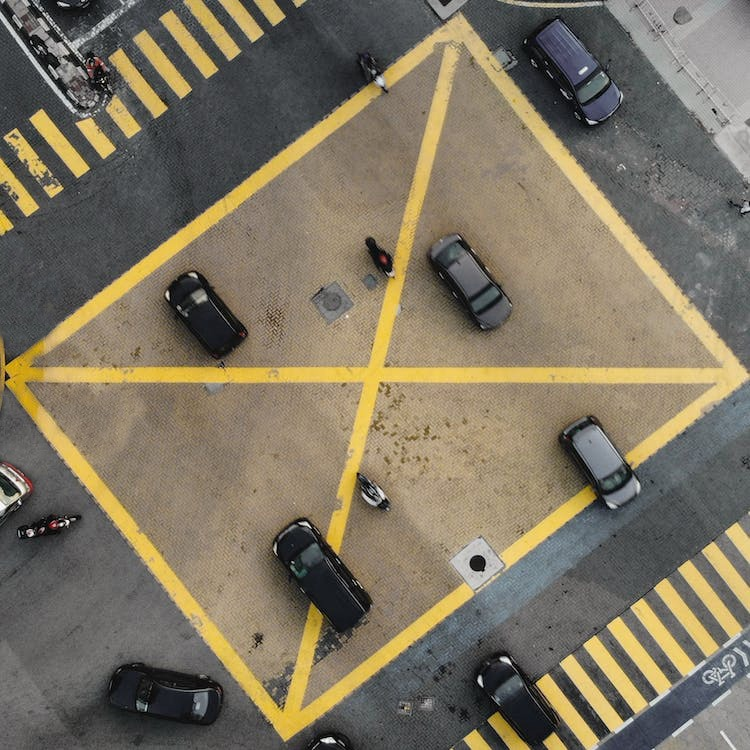
#> input picture imagenes y videos/Imagen de los coches (editado).jpeg, 750 x 750 px
$ jupyter execute contar_coches.ipynb
#> lines starting #> are read from the running program, lines starting #| are printed output that depends on the picture; after the words box and inside, x2 and y2 are one past the last pixel; in counts of white or black regions, pixels touching at a corner belong together
_________________________________________________________________________________________________________________________________________________________________________________________________________________________________________

### Rogelio Ceballos Castillo 74823
### Gerardo Yael Olvera Gomez 75341

___________________________________________________________________________________________________________________________________________________________________________________________________________________________________________

# Conteo vehicular a través de técnicas clásicas con una imagen y un video

## Proceso para la imagen

### Importaciones

[cell 1]
import numpy as np
import cv2
import matplotlib.pyplot as plt

### KERNEL

[cell 2]
# Tamaño del kernel (asegúrate de que sea un número impar para que tenga un centro)
tamaño_kernel = 5

# Crear una matriz de ceros del tamaño especificado
kernel = np.zeros((tamaño_kernel, tamaño_kernel), dtype=np.uint8)

# Calcular el centro del kernel
centro_x, centro_y = tamaño_kernel // 2, tamaño_kernel // 2

# Calcular el radio del círculo
radio = tamaño_kernel // 2

# Generar un círculo en el kernel
y, x = np.ogrid[-centro_x:tamaño_kernel - centro_x, -centro_y:tamaño_kernel - centro_y]
mascara = x**2 + y**2 <= radio**2
kernel[mascara] = 1

#Imprimir el kernel
print(kernel)

### Canales de la imagen

[cell 3]
# Cargar la imagen
image_ = cv2.imread('./imagenes y videos/Imagen de los coches (editado).jpeg')
#> image_ is the input picture: shape (750, 750, 3); mean B, G, R 97.8, 116.9, 125.9

# Convertir la imagen a escala de grises
imagen_rgb = cv2.cvtColor(image_, cv2.COLOR_BGR2RGB)

img_R = imagen_rgb.copy()#|
img_G = imagen_rgb.copy()#|se crean copias del frame con formato RGB(frame_rgb) para trabajar con los canales:R (rojo), G (verde) y B (azul).
img_B = imagen_rgb.copy()#|

    # Aislar el canal R
img_R[:, :, 1] = 0  # G  |
img_R[:, :, 2] = 0  # B  |Separa el canal rojo (R) en "img_R" al establecer a cero los valores de los canales verde (G) y azul (B) en toda la imagen.

    # Aislar el canal G
img_G[:, :, 0] = 0  # R  |
img_G[:, :, 2] = 0  # B  |Separa el canal verde (G) en "img_G" al establecer a cero los valores de los canales rojo (R) y azul (B) en toda la imagen.
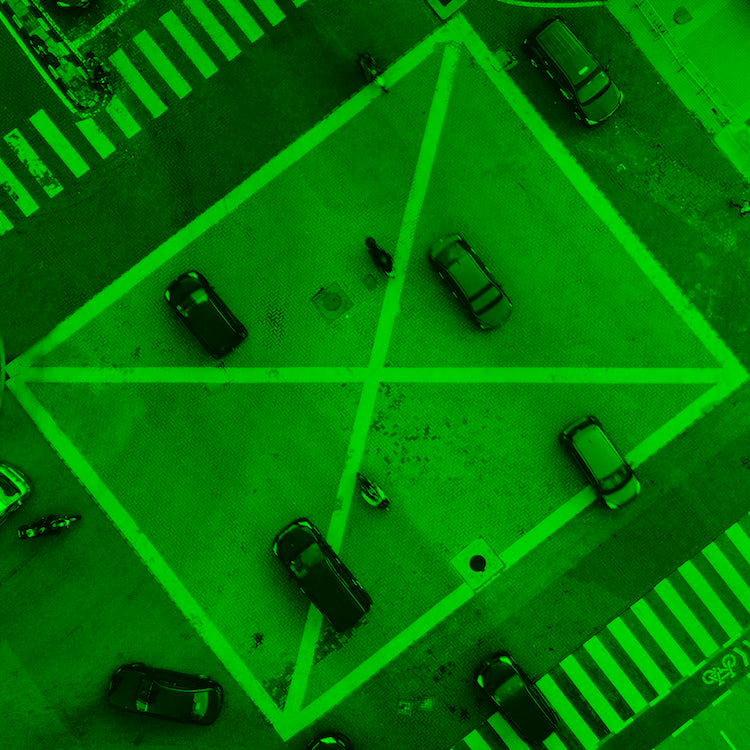
#> img_G: shape (750, 750, 3); mean R, G, B 0, 116.9, 0

    # Aislar el canal B
img_B[:, :, 0] = 0  # R  |
img_B[:, :, 1] = 0  # G  |Separa el canal azul (B) en "img_B" al establecer a cero los valores de los canales rojo (R) y verde (G) en toda la imagen.
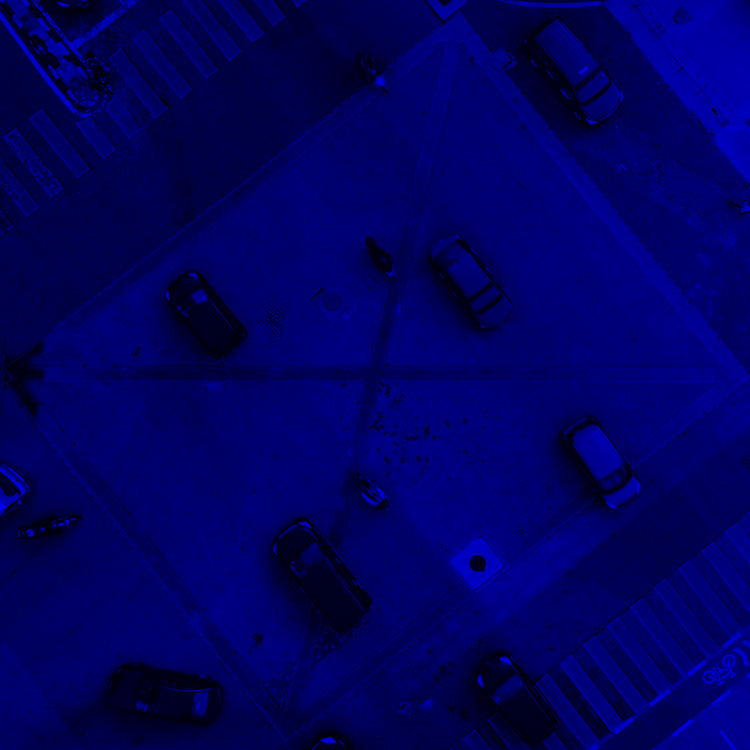
#> img_B: shape (750, 750, 3); mean R, G, B 0, 0, 97.8


 # Visualizar las imágenes
fig, ax = plt.subplots(1, 4, figsize=(20, 5))#Se Crea una figura con matplotlib con cuatro subtramas (cuatro imágenes en una fila) y establece el tamaño de la figura con figsize.

ax[0].imshow(imagen_rgb)               #|
ax[0].set_title("Imagen")#|Configura la primera subtrama para mostrar la imagen con formato RGB.
ax[0].axis('off')                    #|

ax[1].imshow(img_R)          #|
ax[1].set_title("Canal Rojo")#|Configura la segunda subtrama para mostrar la imagen "img_R"(imagen en canal rojo), establece un título que incluye el número de frame y elimina los ejes (axis).
ax[1].axis('off')            #|

ax[2].imshow(img_G)           #|
ax[2].set_title("Canal Verde")#|Configura la tercera subtrama para mostrar la imagen "img_G"(imagen en canal verde), establece un título que incluye el número de frame y elimina los ejes (axis).
ax[2].axis('off')             #|

ax[3].imshow(img_B)          #|
ax[3].set_title("Canal Azul")#|Configura la segunda subtrama para mostrar la imagen "img_B"(imagen en canal azul), establece un título que incluye el número de frame y elimina los ejes (axis).
ax[3].axis('off')            #|


plt.show()#muestra la figura con las 4 subtramas que son las establecidas en este caso.

### Histograma del canal verde de la imagen

[cell 4]
imagen_gris = cv2.cvtColor(img_G, cv2.COLOR_BGR2GRAY)# la imagen en la escala verde(img_G) se pasa a escala de grises.
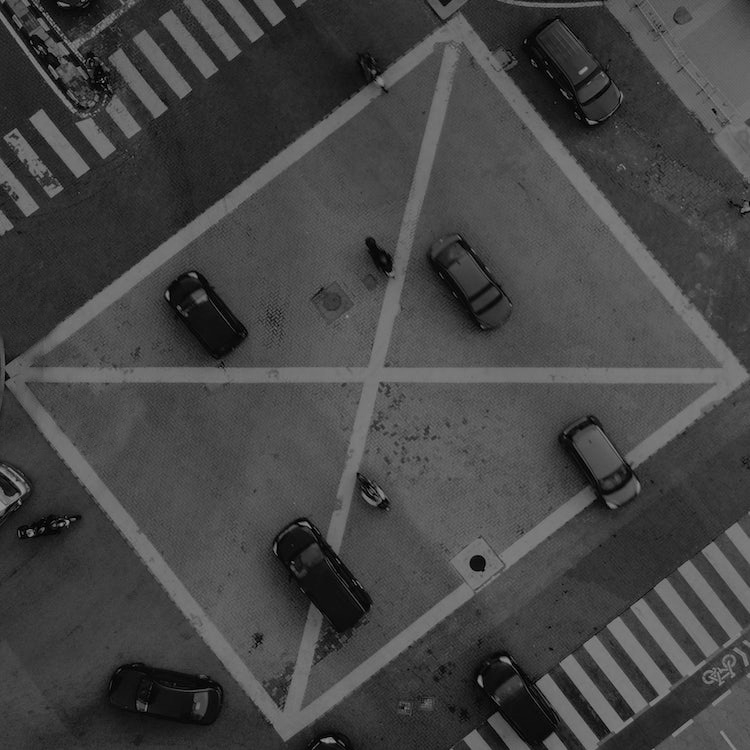
#> imagen_gris: shape (750, 750); min 0, max 150, mean 68.6

# Calcular el histograma
histograma = cv2.calcHist([imagen_gris], [0], None, [256], [0, 256])
#> histograma = 256 values, max 11070 at index 77, min 0 at index 151, mean 2197.3

# Visualizar la imagen y su histograma
fig, ax = plt.subplots(1, 2, figsize=(12, 5))#Se Crea una figura con matplotlib con dos subtramas en este caso(dos imágenes en una fila) y establece el tamaño de la figura con "figsize".

# Mostrar la imagen en escala de grises
ax[0].imshow(imagen_gris, cmap='gray')#|
ax[0].set_title("Imagen en gris")     #|Configura la primera subtrama para mostrar la imagen(frame_b_r = img_G: que es la imagen del canal verde) en escala de grises, se coloca un título que incluye el número de frame, y elimina los ejes (axis)
ax[0].axis('off')                     #|

# Mostrar el histograma
ax[1].plot(histograma, color='black')  #|
ax[1].set_title("Histograma")          #|
ax[1].set_xlabel("Intensidad de Pixel")#|Configura la segunda subtrama para mostrar el histograma en escala de grises, se coloca un título que incluye el número de frame, etiquetas para los ejes y habilita las lineas de los ejes.
ax[1].set_ylabel("Cantidad de Píxeles")#|
ax[1].grid(True)                       #|


plt.tight_layout()#| Muestra la figura con las 2 subtramas.
plt.show()        #|
#> figure, not shown here; panel 2: curve peaks at x = 77, y = 11070

### Binarización del canal verde de la imagen

[cell 5]
umbral = 13  # Esta variable tendra el valor del umbral que en este caso es 13, los píxeles con intensidades superiores al umbral se volverán blancos, y los píxeles con intensidades iguales o inferiores al umbral se volverán negros.

# Binarizar la imagen
_, imagen_binarizada = cv2.threshold(imagen_gris, umbral, 255, cv2.THRESH_BINARY)
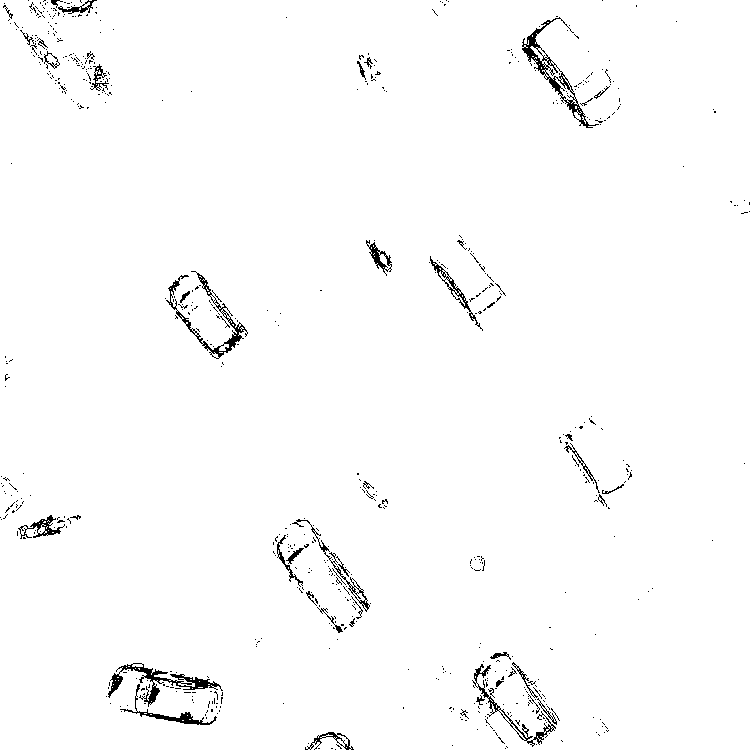
#> imagen_binarizada: shape (750, 750); 98.4% white; black in thin lines or dots

fig, ax = plt.subplots(1, 2, figsize=(12, 5))#Se Crea una figura con matplotlib con dos subtramas en este caso(dos imágenes en una fila) y establece el tamaño de la figura con "figsize".

# Mostrar la imagen en escala de grises
ax[0].imshow(imagen_gris, cmap='gray')
ax[0].set_title("Imagen en grises")
ax[0].axis('off')

# Mostrar la imagen binarizada
ax[1].imshow(imagen_binarizada, cmap='gray')
ax[1].set_title(f"Imagen binarizada (Umbral = {umbral})")
ax[1].axis('off')

plt.tight_layout()#| Muestra la figura con las 2 subtramas
plt.show()        #|

### Comparativa de erosión y dilatación, uso de gaussiano y uso del operador NOT para el canal verde de la imagen

[cell 6]
# Aplicar un filtro Gaussiano para suavizar la imagen y reducir el ruido
blurred = cv2.GaussianBlur(imagen_binarizada, (7, 7), 0)

imagen_b_invertido = cv2.bitwise_not(blurred)# se almacena el calculo de la binarizacion invertida con la propiedad de bitwise_not de la OpenCv(cv2), se dice invertida porque la informacion en negro se convertira en blanco y viceversa.

imagen_erosionada = cv2.erode(imagen_b_invertido, kernel, iterations=1)#En la variable imagen_erosionada, se almacena el calculo de la erosion mediante la propiedad "erode" de OpenCv(cv2), haciendo uso de la variable que contiene la binarizacion invertida
    #                                                                              "imagen_b_invertido" y el kernel de cicrculo que se establecio en los procesos inciales, por ultimo se pone las iteraciones que hara el proceso usado.

imagen_dilatada = cv2.dilate(imagen_b_invertido, kernel, iterations=2)#En la variable imagen_dilatada, se almacena el calculo de la dilatacion mediante la propiedad "dilate" de OpenCv(cv2), haciendo uso de la variable que contiene la binarizacion invertida
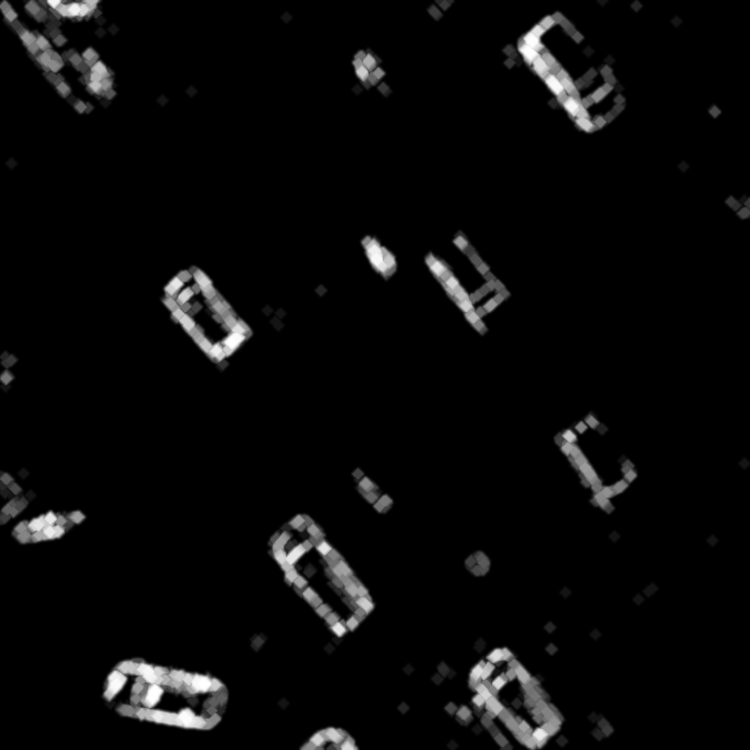
#> imagen_dilatada: shape (750, 750); min 0, max 255, mean 9.8
    #                                                                              ""imagen_b_invertido" y el kernel de cicrculo que se establecio en los procesos inciales, por ultimo se pone las iteraciones que hara el proceso usado.


fig, ax = plt.subplots(1, 3, figsize=(12, 5))#Se Crea una figura con matplotlib con tres subtramas en este caso(tres frames en una fila) y establece el tamaño de la figura con "fisize".

# Mostrar la imagen en escala de grises
ax[0].imshow(imagen_b_invertido, cmap='gray') #|
ax[0].set_title("Imagen binarizada invertida")#|Configura la primera subtrama para mostrar la imagen_b_invertido y elimina los ejes (axis)
ax[0].axis('off')                    #|

# Mostrar la imagen binarizada
ax[1].imshow(imagen_dilatada, cmap='gray')                               #|
ax[1].set_title(f"Imagen dilatada")#|Configura la segunda subtrama para mostrar la "imagen dilatada" y elimina los ejes (axis).
ax[1].axis('off')                                                         #|

# Mostrar la imagen binarizada
ax[2].imshow(imagen_erosionada, cmap='gray')                               #|
ax[2].set_title(f"Imagen erosionada")#|Configura la tercera subtrama para mostrar la "imagen_erosionada" y elimina los ejes (axis).
ax[2].axis('off')

plt.tight_layout()#| Muestra la figura con las 3 subtramas
plt.show()        #|

### Conteo de vehículos, mostrando la gráfica de barras

[cell 7]
# Encontrar contornos en la imagen
contours, _ = cv2.findContours(imagen_dilatada, cv2.RETR_EXTERNAL, cv2.CHAIN_APPROX_SIMPLE)
#> contours = 46 contours; largest, box (x1, y1, x2, y2) and area: (442, 636, 570, 750) 8094, (266, 511, 378, 656) 7788, (0, 0, 121, 116) 7564, (99, 656, 230, 732) 7244, (500, 9, 628, 135) 7120

#Inicialiar arreglos
counts = []
labels = []


# Inicializar un contador de vehículos
vehicle_count = 0

# Recorrer los contornos y contar los vehículos
for contour in contours:
    if cv2.contourArea(contour) > 1080:# Ajusta este valor según tus necesidades
        # Dibujar un rectángulo alrededor del vehículo
        x, y, w, h = cv2.boundingRect(contour)
        cv2.rectangle(image_, (x, y), (x + w, y + h), (0, 255, 0), 2)
        vehicle_count += 1
        counts.append(vehicle_count)#almacenar en el arreglo "counts" la variable "vehicle_count"
        labels.append(vehicle_count)#almacenar en el arreglo "labels" la variable "vehicle_count"
#> this loop made 46 passes
#> (x, y, w, h) on passes 2, 8, 10, 19, 20, 21, 22, 25, 29, 30, 31, 38: (298, 725, 63, 25), (99, 656, 131, 76), (442, 636, 128, 114), (266, 511, 112, 145), (10, 508, 78, 38), (0, 469, 38, 58), (350, 466, 45, 50), (552, 409, 87, 107), (158, 264, 97, 110), (359, 233, 40, 50), (422, 228, 91, 110), (350, 46, 44, 53)
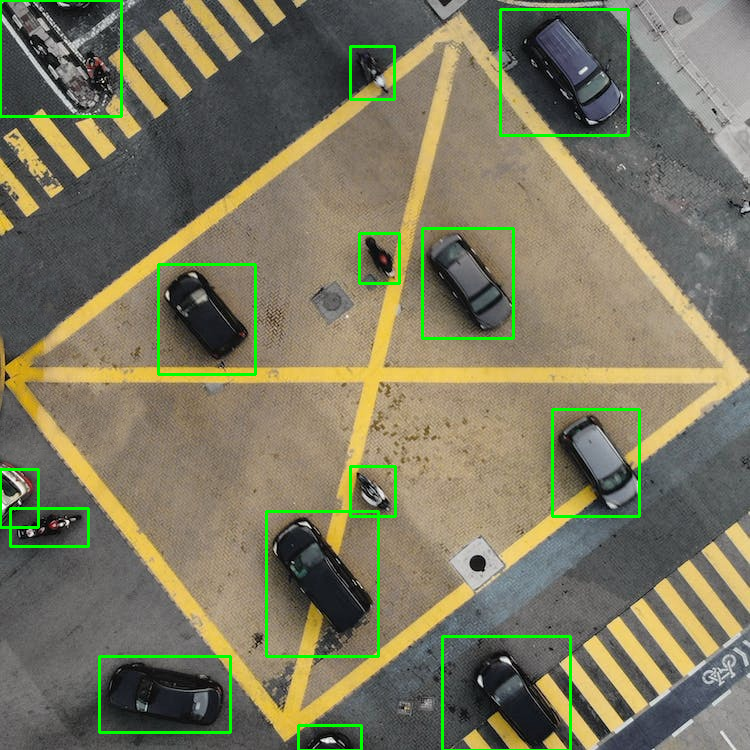
#> image_: shape (750, 750, 3); mean B, G, R 95.6, 120.4, 123
#> after the loop, counts = [1, 2, 3, 4, 5, 6, 7, 8, 9, 10, 11, 12, 13, 14]; labels = [1, 2, 3, 4, 5, 6, 7, 8, 9, 10, 11, 12, 13, 14]; vehicle_count = 14


# Mostrar la imagen con los vehículos contados
plt.imshow(cv2.cvtColor(image_, cv2.COLOR_BGR2RGB))
plt.title(f'Vehículos contados: {vehicle_count}')
plt.axis('off')
plt.show()

#Mostrar el número de vehículos por medio de una gráfica de barras
plt.bar(labels, counts, color='royalblue')
plt.xlabel('Vehículos')
plt.ylabel('Número de Vehículos')
plt.title('Conteo de Vehículos en la Imagen')
plt.show()
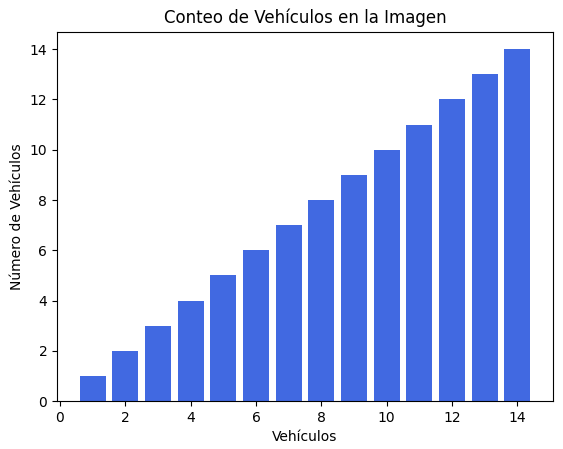
#> figure drawn by matplotlib, 1 panel; tallest bar 14 high, from x = 13.6 to 14.4

### Uso de centroides en la imagen

[cell 8]
#Inicialiar arreglos
centroides_x = []
centroides_y = []


# Calcular y dibujar los centroides de los contornos
for contorno in contours:
    if cv2.contourArea(contorno) >= 900:# Ajusta este valor según tus necesidades
        momentos = cv2.moments(contorno)
        if momentos["m00"] != 0:
            # Dibuja circulos en los vehículos
            centroide_x = int(momentos["m10"] / momentos["m00"])
            centroide_y = int(momentos["m01"] / momentos["m00"])
            cv2.circle(image_, (centroide_x, centroide_y), 5, (0, 0, 255), -1)
            centroides_x.append(centroide_x)#se almacena "centroide_x" en el arreglo centroides_x
            centroides_y.append(centroide_y)#se almacena "centroide_y" en el arreglo centroides_y
#> this loop made 46 passes
#> (centroide_x, centroide_y) on passes 2, 8, 10, 19, 20, 21, 22, 25, 29, 30, 31, 38: (329, 739), (164, 694), (507, 701), (320, 576), (46, 526), (13, 497), (371, 491), (593, 462), (205, 315), (379, 256), (468, 283), (369, 72)
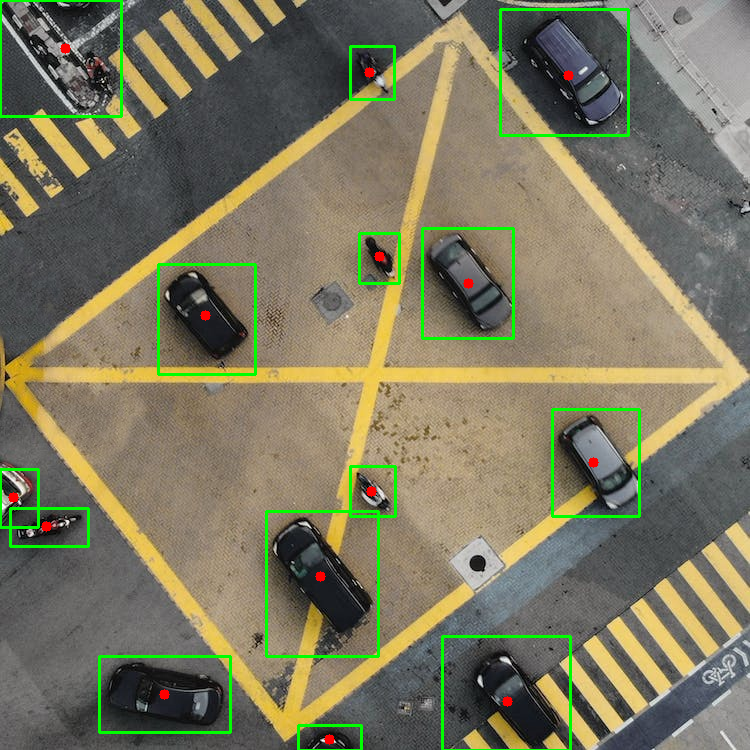
#> image_: shape (750, 750, 3); 0.2% of pixels changed, all inside (x1, y1, x2, y2) = (8, 43, 599, 745)
#> after the loop, centroides_x = [329, 164, 507, 320, 46, 13, 371, 593, 205, 379, 468, 369, 568, 65]; centroides_y = [739, 694, 701, 576, 526, 497, 491, 462, 315, 256, 283, 72, 75, 48]

# Convertir la imagen de BGR (OpenCV) a RGB (Matplotlib)
imagen_rgb = cv2.cvtColor(image_, cv2.COLOR_BGR2RGB)

# Mostrar la imagen con los centroides utilizando Matplotlib
plt.imshow(imagen_rgb)
plt.title('Imagen con Centroides')
plt.axis('off')
plt.show()

# Crear una gráfica para mostrar los centroides
plt.scatter(centroides_x, centroides_y, c='r', marker='o', label='Centroides')
plt.title('Centroides')
plt.xlabel('Coordenada X')
plt.ylabel('Coordenada Y')
# Mostrar la gráfica
plt.grid(True)
plt.show()
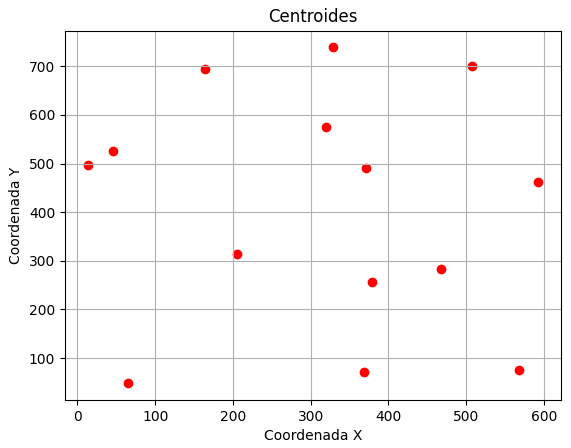
#> figure drawn by matplotlib, 1 panel
